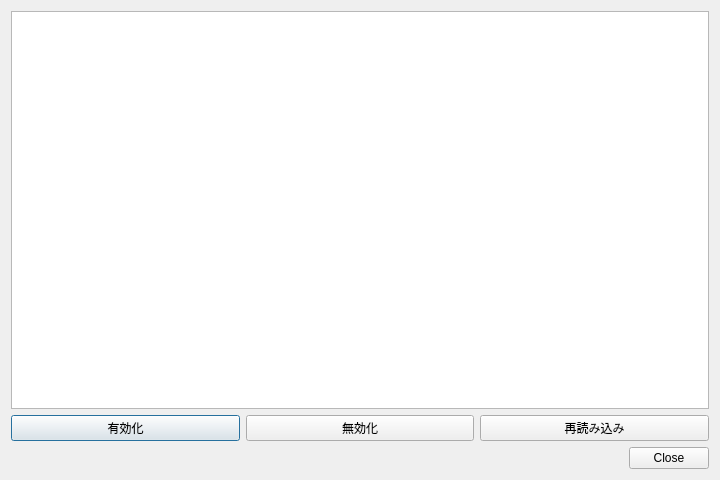
<?xml version="1.0" encoding="UTF-8"?>
<ui version="4.0">
 <class>PluginManagerDialog</class>
 <widget class="QDialog" name="pluginManagerDialog"><property name="geometry"><rect><x>0</x><y>0</y><width>720</width><height>480</height></rect></property><property name="windowTitle"><string>プラグイン管理</string></property><layout class="QVBoxLayout" name="verticalLayout_pluginManager"><item><widget class="QTableView" name="pluginTableView"/></item><item><layout class="QHBoxLayout" name="horizontalLayout_pluginButtons"><item><widget class="QPushButton" name="pluginEnableButton"><property name="text"><string>有効化</string></property></widget></item><item><widget class="QPushButton" name="pluginDisableButton"><property name="text"><string>無効化</string></property></widget></item><item><widget class="QPushButton" name="pluginReloadButton"><property name="text"><string>再読み込み</string></property></widget></item></layout></item><item><widget class="QDialogButtonBox" name="pluginManagerButtonBox"><property name="standardButtons"><set>QDialogButtonBox::Close</set></property></widget></item></layout></widget>
 <resources/>
 <connections/>
</ui>
